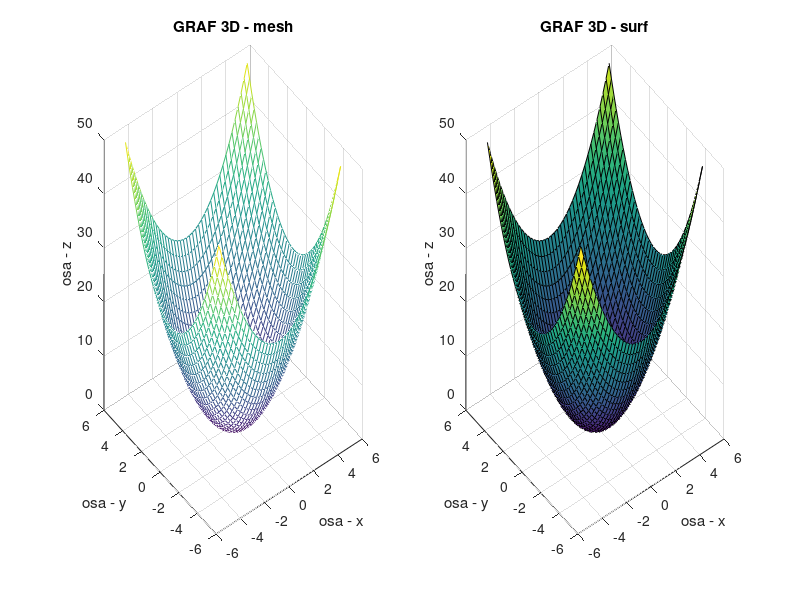

The MATLAB source for this figure:
clear all;
clc;
clf;

dx = linspace(-5, 5, 41); 
dy = dx; 
[x,y] = meshgrid(dx,dy);  
z = x.^2 + y.^2; 

figure('Name','Measured Data');
subplot(1,2,1); 
mesh(x,y,z);
grid on
title('GRAF 3D - mesh');
xlabel('osa - x');
ylabel('osa - y'); 
zlabel('osa - z');

subplot(1,2,2); 
surf(x,y,z);
grid on
title('GRAF 3D - surf');
xlabel('osa - x');
ylabel('osa - y'); 
zlabel('osa - z');
